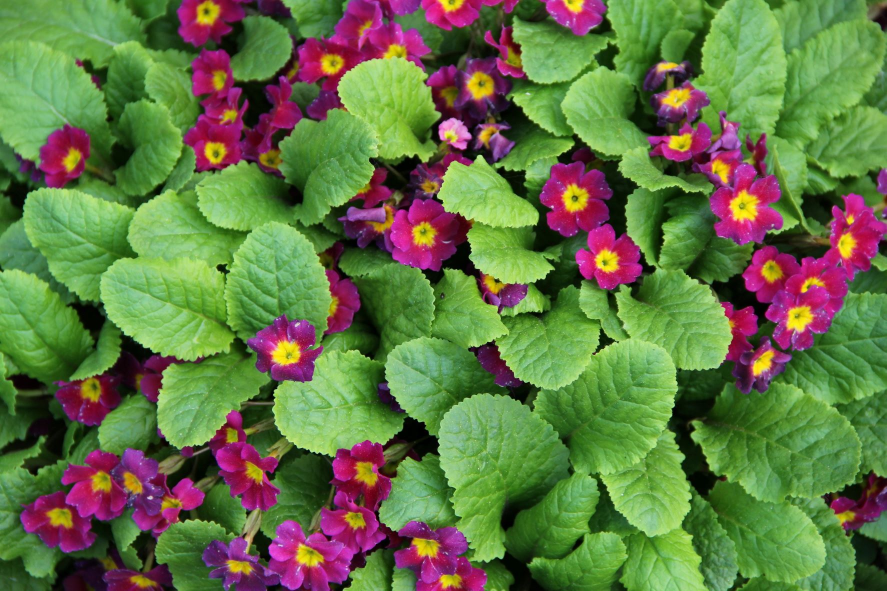
#> input picture flowers.JPG, 1773 x 1182 px (shown at 1/2 size)
$ jupyter execute --allow-errors 'lab5 (1).ipynb'
#> lines starting #> are read from the running program, lines starting #| are printed output that depends on the picture
# Визуализация массивов numpy

## Изображения как массивы
В компьютерной графике используется так называемое "растровое" представление изображения, которое представляет собой не что иное как матрицу "пикселей", каждый элемент которой является числовым кодом цвета. Массив numpy, имеющий подходящие размеры и подходящий тип данных, может быть визуализирован непосредственно как растровое изображение. Посмотрим простой пример.

[cell 1]
import numpy as np
gradient = np.tile(np.arange(0, 256, dtype='uint8'), (255, 1))
gradient

Стоит обратить внимание на тип данных - uint8. Это целое беззнаковое 8-битное число. Проще говоря, просто 1 байт. Именно такой тип используется для кодирования цвета (хотя библиотека matplotlib позволяет визуализировать массивы с любыми типами данных, но для некоторых других целей стоит использовать тип uint8). О функции `np.tile` почитайте подробнее в документации.

[cell 2]
import matplotlib.pyplot as plt
plt.imshow(gradient, cmap='gray', vmin=0, vmax=255)
plt.show()

Визуализация массива в matplotlib выполняется с помощью функции imshow. Аргументы `cmap='gray', vmin=0, vmax=255` говорят о том, что должны использоваться оттенки серого со значениями от 0 (черный) до 255 (белый).

**Упраженение №1**

Попробуйте поэкспериментировать с этими параметрами. Посмотреть встроенные цветовые схемы matplotlib можно здесь: https://matplotlib.org/stable/tutorials/colors/colormaps.html

[cell 3]
import matplotlib.pyplot as plt
plt.imshow(gradient, aspect='auto', cmap='pink', vmin=0., vmax=100.)
plt.show()
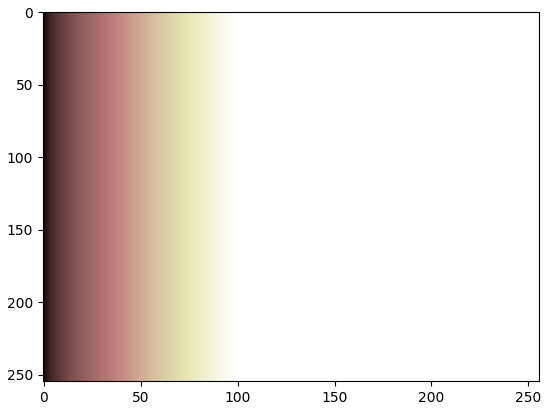
#> figure drawn by matplotlib, 1 panel

## Загрузка растрового изображения в массив
Воспользовавшись библиотекой pillow можно загрузить в массив растровое изображение.

[cell 4]
from PIL import Image
img = Image.open('flowers.JPG')
#> img is the input picture: PIL image 1773x1182 RGB; mean R, G, B 99, 116.7, 67.7
img_arr = np.array(img)

[cell 5]
img_arr.shape
#> Out = (1182, 1773, 3)

Мы получили 3-мерный массив. Первые две оси - это высота и ширина изображения, третья ось содержит три компонента цвета - красный, синий и зеленый. Отобразить изображение можно тем же способом.

[cell 6]
plt.imshow(img_arr)
plt.show()

Поскольку в данном случае мы имеем цветное изображение, параметр `cmap` указывать не нужно.

## Обработка изображений

Попробуем применить к изображению (или, что то же самое, к массиву) некоторые из известных нам операций. Например, усреднение по третьей оси (т.е. по оси цвета) дает нам черно-белое изображение.

[cell 7]
plt.imshow(img_arr.mean(axis=2), cmap='gray')
plt.show()
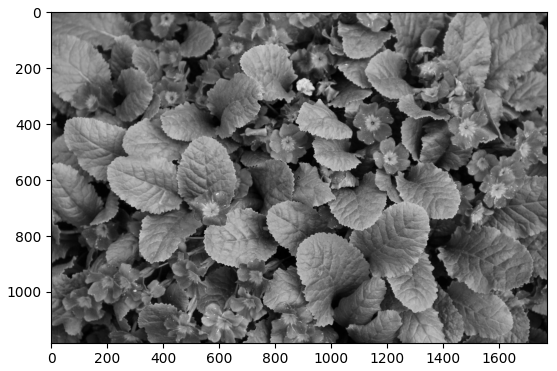
#> figure drawn by matplotlib, 1 panel

Можно визуализировать отдельно красный, зеленый и синий компоненты изображения.

[cell 8]
ax1 = plt.subplot(131)
ax1.imshow(img_arr[:, :, 0], cmap='Reds_r')
ax2 = plt.subplot(132)
ax2.imshow(img_arr[:, :, 1], cmap='Greens_r')
ax3 = plt.subplot(133)
ax3.imshow(img_arr[:, :, 2], cmap='Blues_r')
plt.show()
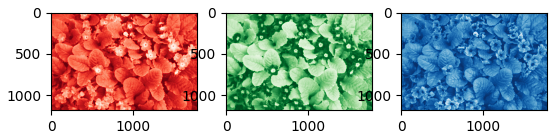
#> figure drawn by matplotlib, 3 panels

С помощью срезов и транспонирования можно переворачивать изображение (при транспонировании нужно правильно указать оси, чтобы цвет остался без изменений).

[cell 9]
ax1 = plt.subplot(221)
ax1.imshow(img_arr[::-1])
ax2 = plt.subplot(222)
ax2.imshow(img_arr[:, ::-1])
ax3 = plt.subplot(223)
ax3.imshow(img_arr[::-1, ::-1])
ax3 = plt.subplot(224)
ax3.imshow(np.transpose(img_arr, (1, 0, 2)))
plt.show()
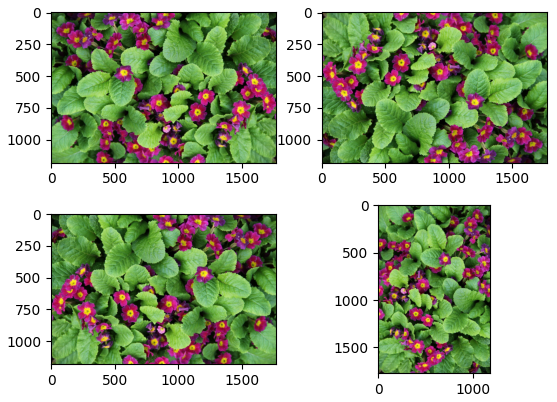
#> figure drawn by matplotlib, 4 panels

С помощью некоторых математических функций можно производить обработку изображения. Например, увеличить красный компонент (преобразования типов необходимы, чтобы не выйти за пределы допустимых значений байта и не получить некрасивые искажения).

[cell 10]
modified = img_arr.astype('float')
modified[:, :, 0] *= 1.5
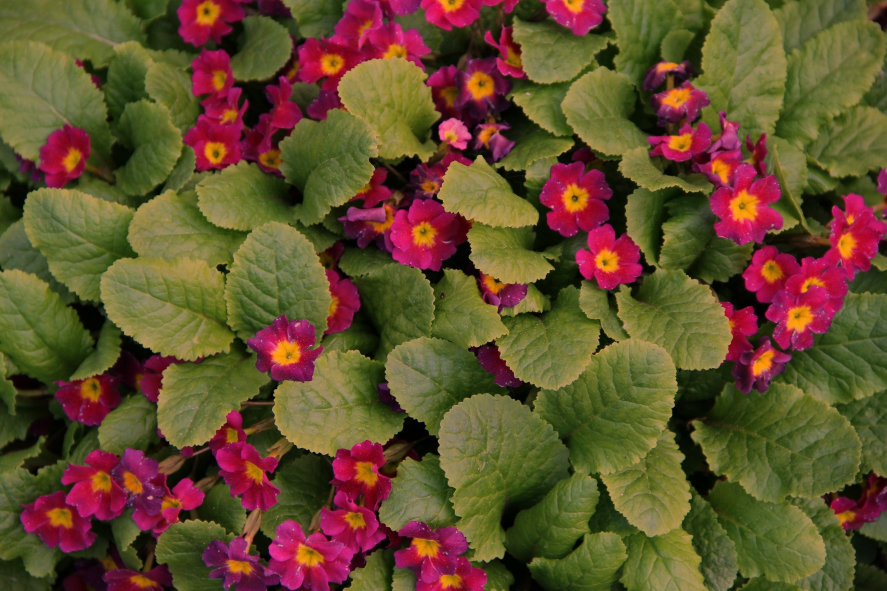
#> modified: shape (1182, 1773, 3) float64 (shown at 1/2 size); mean R, G, B 148.5, 116.7, 67.7; drawn with min black and max white
modified[modified > 255] = 255
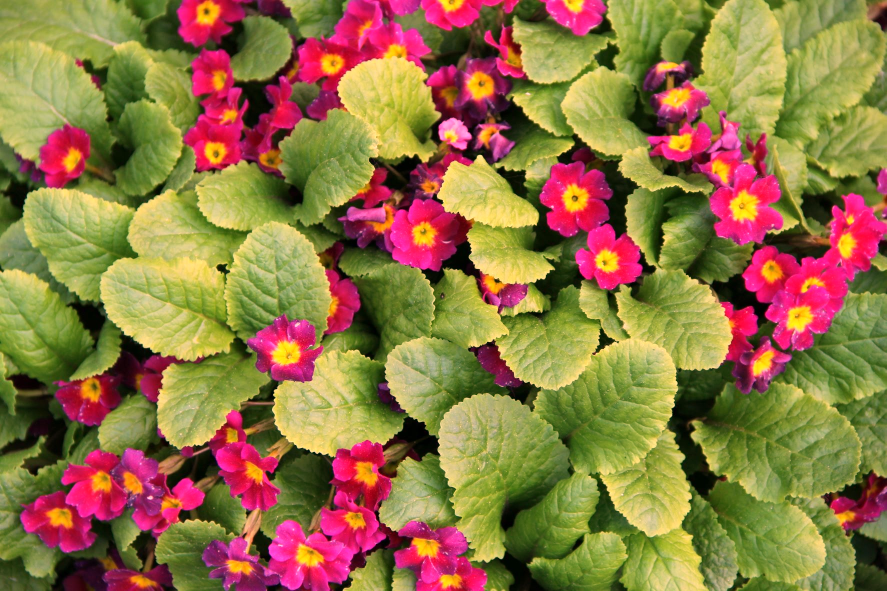
#> modified: shape (1182, 1773, 3) float64 (shown at 1/2 size); mean R, G, B 145.4, 116.7, 67.7
modified = modified.astype('uint8')
plt.imshow(modified)
plt.show()

Здесь стоит немного пояснить третью строчку. При применении к массивам логических операций мы получаем массив такого же размера, как исходный, но содержащий булевы значения.

[cell 11]
a = np.array([1, 2, 3, 4])
a > 2

С другой стороны в качестве "индекса" для среза мы можем использовать массив булевых значений, который означает, какие элементы из исходного массива войдут в срез, а какие - нет.

[cell 12]
a[[True, False, True, False]]

Соединяя эти два факта вместе мы получаем очень удобный способ фильтрации массива: в качестве индекса внутри квадратных скобок пишем логическое выражение, которое будет преобразовано в массив булевых значений, которые в свою очередь будут использваны в качестве индекса. Например, выберем из массива только четные элементы:

[cell 13]
a[a % 2 == 0]

Вернемся к нашему примеру. Строка `modified[modified > 255] = 255` означает, что те элементы массива, значение которых оказалось больше, чем 255 (максимальное значение в 1 байте), мы ограничиваем значением 255, чтобы избежать переполнения.

**Упражнение №2**

Поэкспериментируйте с этим примером. Попробуйте другие коэфициенты, другие компоненты цвета и другие математические операции.

[cell 14]
modified = img_arr.astype('float')
modified[:, :, 0] *= 15
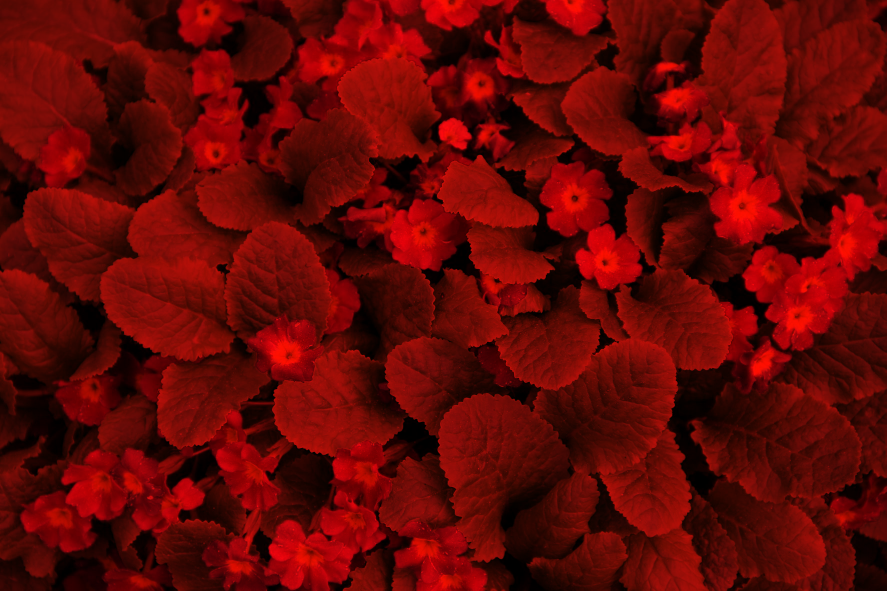
#> modified: shape (1182, 1773, 3) float64 (shown at 1/2 size); mean R, G, B 1485.4, 116.7, 67.7; drawn with min black and max white
modified[modified > 255] = 5
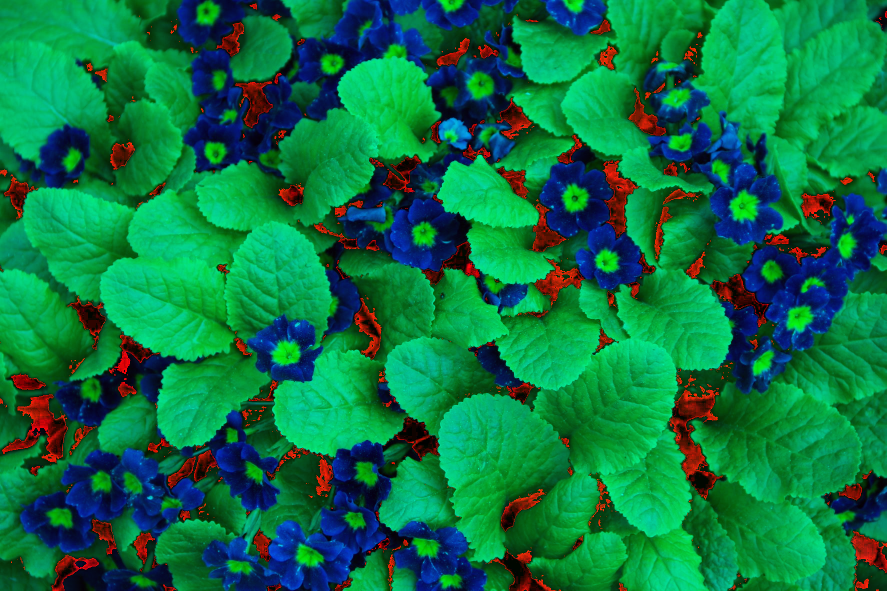
#> modified: shape (1182, 1773, 3) float64 (shown at 1/2 size); mean R, G, B 12.2, 116.7, 67.7
modified = modified.astype('uint8')
plt.imshow(modified)
plt.show()

## Размытие изображения (задача)
Перед вами стоит задача написать функцию размытия изображений. Размытие изображения - частный случай операции "свертки" (или "конволюции"), которая часто применяется и в других задачах. Не вникая глубоко в математические детали, можно сказать, что суть этой операции в том, что элементы исходного массива суммируются со своими соседями с определенным весом. Для большей ясности начнем с обычного 1-мерного массива. Пусть у нас есть массив (для простоты пусть в нем будет большая часть нулей и только один ненулевой элемент в середине), и мы хотим просто усреднить каждое значение с его ближайшими соседями. Тогда массив весов будет состоять из трех единиц (чтобы исходная сумма осталась неизменной, поделим их на 3). Воспользуемся функцией `convolve1d` из библиотеки `scipy`.

[cell 15]
import scipy

[cell 16]
a = np.array([0, 0, 10, 0, 0], dtype=float)
w = np.array([1/3, 1/3, 1/3])
scipy.ndimage.convolve1d(a, w)

Попробуем взять другой массив весов. Например, пусть исходное значение входит в среднее с несколько большим весом, чем его соседи.

[cell 17]
a = np.array([0, 0, 10, 0, 0], dtype=float)
w = np.array([1/4, 1/2, 1/4])
scipy.ndimage.convolve1d(a, w)

Можно сделать свертку и большего размера.

[cell 18]
a = np.array([0, 0, 0, 10, 0, 0, 0], dtype=float)
w = np.array([1/12, 1/6, 1/2, 1/6, 1/12])
scipy.ndimage.convolve1d(a, w)

#> (a cell that did not finish here is left out)

[cell 20]
a = np.zeros((5, 5))
a[2, 2] = 10
a

[cell 21]
w = np.array([[1, 2, 1], [2, 4, 2], [1, 2, 1]], dtype=float)
w /= w.sum()
scipy.ndimage.convolve(a, w)

**Упражнение №3**

Напишите функцию размытия изображения с заданной весовой матрицей. При этом не забудьте учесть следующие детали:
1. Функция должна корректно работать как с цветными, так и с черно-белыми изображениями.
2. Весовая матрица, возможно, нуждается в нормировке.
3. В итоговом изображении не должно быть переполнения однобайтного типа.

[cell 22]
import numpy as np
A= np.array([[1, 2, 1,2,3], [7,2,4,3, 4], [5,2,1,5,7], [4,6,3,4,6], [5,2,1,5,7]])
print(A)
K=np.array([[1,2,3], [4,6,7], [5,3,4]])
print(K)
print((A.shape[0]-(((K.shape[0]+1)//2)+1)))
N=np.zeros(((A.shape[0])+(((K.shape[0]+1)//2)*2), A.shape[1]+((K.shape[1]+1)//2)*2))
print(N)
print(N.shape[1]-((K.shape[1]+1)//2))
print(((N.shape[0]-(K.shape[0]+1)//2)))
def pad(A,K):
    N=np.zeros(((A.shape[0])+(((K.shape[0]+1)//2)*2), A.shape[1]+((K.shape[1]+1)//2)*2)) #atritsa 0 kotoray budet (2r+3)*(2k+3)
    n=((K.shape[0]+1)//2)
    k=((N.shape[0]-(K.shape[0]+1)//2))
    j=((K.shape[1]+1)//2)
    p=(N.shape[1]-((K.shape[1]+1)//2))
    N[n:k,j:p]=A
    return N
pad(A,K)

**Упражнение №4**

Напишите функцию гауссова размытия. Функция принимает на вход дисперсию размытия (сигму), генерирует весовую матрицу и вызывает функцию из предыдущего задания.

Функция гауссова распределения (нормировочный множитель можно опустить, поскольку матрица в любом случае будет нормироваться потом):

$$
f(x) = e^{-\frac{1}{2}(\frac{x}{\sigma})^2}
$$
где `x` - расстояние до центра.

Подумайте, какого размера должна быть весовая матрица.

[cell 23]
def gaussian_blur(img_array, sigma):
    """
    Выполняет гауссово размытие с заданной дисперсией
    """
    pass

## Генерирование изображений

В первом примере мы уже видели, как сгенерировать простой градиент. Давайте попробуем что-нибудь посложнее.

[cell 24]
x = np.linspace(-20, 20, 1000)
y = x[::-1].reshape((-1, 1))
dist = np.sqrt(x ** 2 + y ** 2)
img = np.sin(dist) * np.exp(-dist * 0.2)
plt.imshow(img)
plt.show()
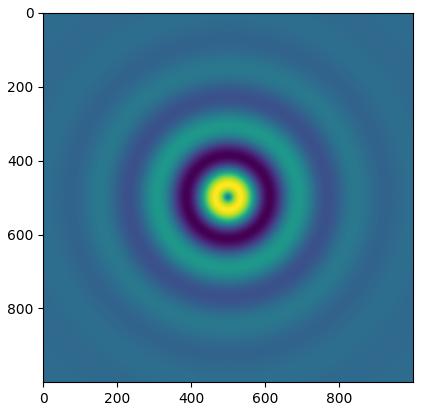
#> figure drawn by matplotlib, 1 panel

Здесь в переменной `x` мы создали линейную последовательность точек по оси x, в переменной `y` - эту же последовательность, но расположенную вертикально (реверс сделан, чтобы ось y была направлена как обычно снизу вверх - строки в массивах нумеруются сверху вниз). Сложение двух массивов, один из которых представляет собой строку, а другой - столбец, дает матрицу попарных сумм их элементов.

[cell 25]
a = np.array([1, 2, 3])
b = np.array([[10],
              [20],
              [30]])
a + b

С помощью этого приема легко одной операцией посчитать функцию двух переменных на некотором участке пространства. В данном случае мы посчитали затухающий синус.

**Упражнение №5**
Изобразите функцию на диапазоне \[-3, 3]
$$
f(x, y) = x^2 + (y + 1 - \sqrt{|x|})^2 - 1
$$

Напоследок сделаем что-нибудь по-настоящему красивое. Например, множество Мандельброта. Напомним, что это множество точек `c` на комплексной плоскости такое, что последовательность
$$
z_{n} = z_{n-1}^2 + c
$$
задает ограниченную последовательность.

На практике можно вычислить несколько итераций (скажем, 100), и если значение всё ещё меньше 2, можно считать, что в этой точке последовательность ограничена.

Для начала создадим комплексную плоскость.

[cell 26]
re = np.linspace(-2, 2, 200)
im = np.linspace(-2, 2, 200).reshape((-1, 1))
c = re + im * 1j

Теперь посчитаем последотельность. Можете не обращать внимания на предупреждение о переполнении - в некоторых точках последовательность уже ушла в бесконечность.

[cell 27]
z = np.zeros((200, 200))
for i in range(100):
    z = z ** 2 + c

Наконец, изобразим получившееся множество.

[cell 28]
img = np.zeros((200, 200))
img[np.abs(z) < 2] = 255
plt.imshow(img)
plt.show()
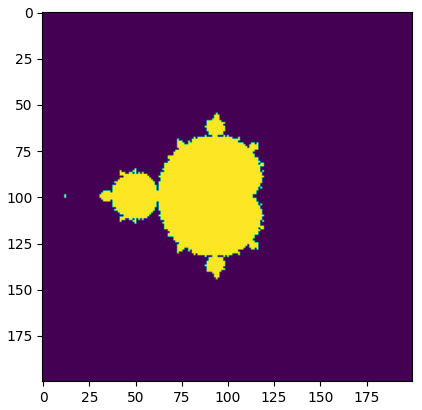
#> figure drawn by matplotlib, 1 panel
